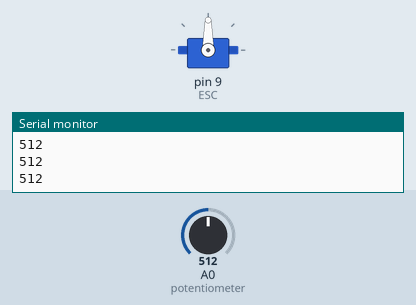
This sketch was run on a simulated Arduino Uno, built with avr-gcc and run on an emulated ATmega328P. Parts: servo, the last lines printed to the serial monitor. Inputs (shaded band) come from the test bench; at power-on: A0 (potentiometer) = 512.

Above: at 1.2 s.
1.3 s: A0 (potentiometer) set to 716
At 1.8 s:
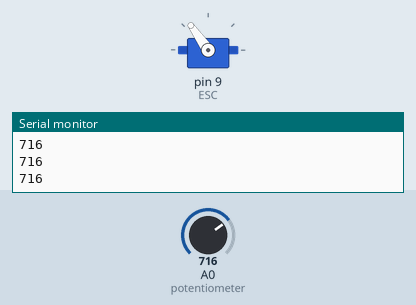
2.8 s: A0 (potentiometer) set to 900
At 3.1 s:
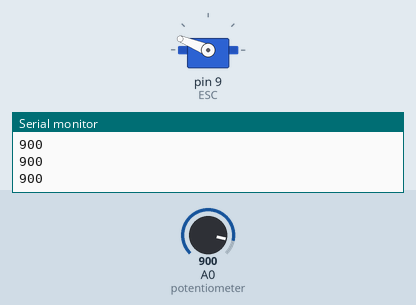
4.3 s: A0 (potentiometer) set to 1023
At 5.4 s:
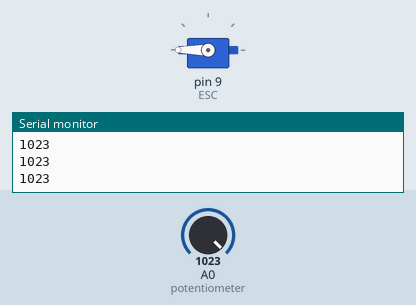
5.8 s: A0 (potentiometer) set to 306
At 6.7 s:
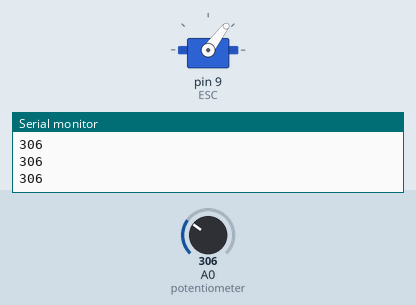
7.3 s: A0 (potentiometer) set to 122
At 7.7 s:
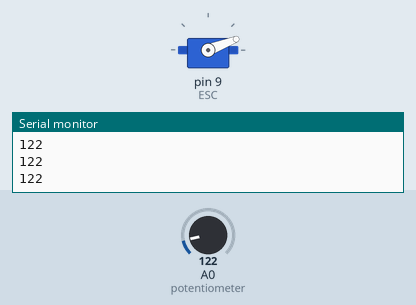
8.8 s: A0 (potentiometer) set to 0
At 9.9 s:
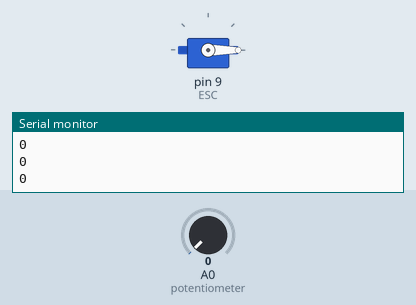
Timing chart, 0 to 11.3 s (numbered marks = the images above; inputs shaded):
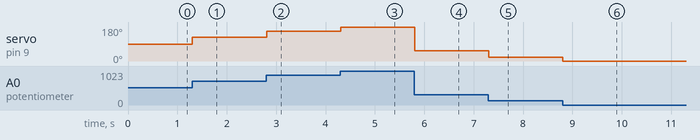

Measured:
- after the input at 1.3 s, servo on pin 9 (ESC): 90° → 125° at once
- after the input at 2.8 s, servo on pin 9 (ESC): 125° → 158° at once
- after the input at 4.3 s, servo on pin 9 (ESC): 158° → 180° at once
- after the input at 5.8 s, servo on pin 9 (ESC): 180° → 53° at once
- after the input at 7.3 s, servo on pin 9 (ESC): 53° → 21° at once
- after the input at 8.8 s, servo on pin 9 (ESC): 21° → 0° at once

The sketch:

brushless_motor_potentiometer.ino
```cpp
/*
        Arduino Brushless Motor Control
     by Dejan, https://howtomechatronics.com
*/

#include <Servo.h>

Servo ESC;     // create servo object to control the ESC

int potValue;  // value from the analog pin

void setup() {
  Serial.begin(9600);
  // Attach the ESC on pin 9
  ESC.attach(9,1000,2000); // (pin, min pulse width, max pulse width in microseconds)
}

void loop() {
  potValue = analogRead(A0);   // reads the value of the potentiometer (value between 0 and 1023)
  Serial.println(potValue);
  potValue = map(potValue, 0, 1023, 0, 180);   // scale it to use it with the servo library (value between 0 and 180)
  ESC.write(potValue);    // Send the signal to the ESC
}
```
